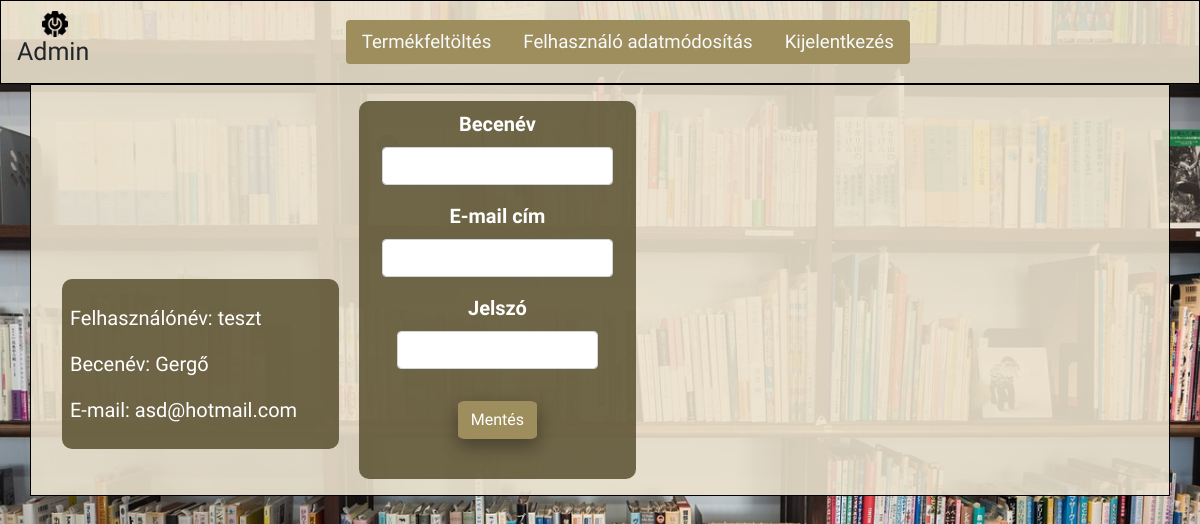
The page /admin/admin_userM.php?id=1 on the database its author committed.
### tables this page shows
CREATE TABLE `adatok` (
  `id` int(9) NOT NULL,
  `user` varchar(100) NOT NULL,
  `becenev` varchar(100) NOT NULL,
  `email` varchar(100) NOT NULL,
  `pwd` varchar(100) NOT NULL
);

### admin/admin_userM.php (the view, shortened to what this page needs)
<!DOCTYPE html>
<html lang="hu">
<head>
<link rel="stylesheet" href="https://cdnjs.cloudflare.com/ajax/libs/twitter-bootstrap/4.5.0/css/bootstrap.min.css">
<link rel="stylesheet" href="https://cdnjs.cloudflare.com/ajax/libs/font-awesome/5.13.0/css/all.min.css">
<link rel="stylesheet" href="../css/style.css">
</head>
<body>
<nav class="navbar">
<div class="logo">
    <img src="settings.png" alt="" margin="auto">
    <h1>Admin</h1>
</div>
<form id="menusor" class="form-inline">
<a class="nav-item nav-link text-light rounded-left" href="admin_termek.php">Termékfeltöltés</a>
    <a class="nav-item nav-link text-light" href="admin_user.php">Felhasználó adatmódosítás</a>
    <a class="nav-item nav-link text-light rounded-right" href="admin_log.php">Kijelentkezés</a>
</form>
</nav>
    <div class="container">
        <div class="row justify-content-center" id="color1">
            <div class="col-12 text-white">
                <?php
                    $con = mysqli_connect(host,user,pwd,dbname);
                    mysqli_query($con, "SET NAMES utf8");
                        if(isset($_GET["id"])){
                            $id = $_GET["id"];
                            $sql = "SELECT * FROM adatok WHERE id='$id'";
                    $result = mysqli_query($con, $sql);
                    while($row = mysqli_fetch_array($result)){
                        $user = $row["user"];
                        $becenev = $row["becenev"];
                        $email = $row["email"];
                            echo "
                            <div id='adatok' class='col-3 d-inline-block m-3 p-2'>
                                <p class='pt-3'>Felhasználónév: ".$user."</p>
                                <p>Becenév: ".$becenev."</p>
                                <p>E-mail: ".$email."</p>
                            </div>
                                ";
                                }
                            }
                ?>
                        <div id="profil" class="col-3 d-inline-block mt-3 mb-3 text-white">
                        <form action="" method="post"  class="form-group  text-center p-2">
                        <div class="form-group ">
                            <label for=""><b>Becenév</b></label>
                            <input type="text" name="becenev" class="form-control">
                        </div>
                        <div class="form-group ">
                            <label for=""><b>E-mail cím</b></label>
                            <input type="email" name="email"  class="form-control ">
                        </div>
                        <div class="form-group col-12 mb-3 mt-3">
                            <label for=""><b>Jelszó</b></label>
                            <input type="password" name="pwd"  class="form-control">
                        </div>
                        <div class="form-group">
                            <button type="submit" name="save" class="btn btn-primary mt-3">Mentés</button>
                        </div>
                        </form>
                        </div>
            </div>
        </div>
    </div>
</body>
</html>

### css/style.css (style rules this page uses)
body, html { height: 100%; }
body { font-family: 'Amiri', serif !important; background-image: url("../img/hatter.jpg"); background-position: center; background-repeat: no-repeat; background-size: cover; background-attachment: fixed; }
nav { background-color: rgba(236, 226, 206, 0.9); font-size: 14pt; border: solid 1px black; }
.logo img { padding-left: 35%; width:70%; height:70%; }
.logo h1 { position: relative; font-size: 25px; }
.nav-item { background-color: rgb(158, 142, 93); border-color: rgb(158, 142, 93); font-size: 14pt; }
#menusor { margin-left: 22% !important; margin-right: auto !important; }
.btn { border-radius: 10%; box-shadow: 0 8px 16px 0 rgba(0,0,0,0.2), 0 6px 20px 0 rgba(0,0,0,0.19); background-color: rgb(158, 142, 93); border-color: rgb(158, 142, 93); }
#color1 { background-color: rgba(236, 226, 206, 0.9); border: solid 1px black; }
#adatok { text-align: left !important; font-family: 'Amiri', serif !important; font-size: 20px; background-color: rgba(97, 87, 56, 0.9); border-radius: 10px; margin-bottom: 10px; max-height: 350px; }
#profil { text-align: left !important; font-family: 'Amiri', serif !important; font-size: 20px; background-color: rgba(97, 87, 56, 0.9); border-radius: 10px; }

### rows shown on the page
adatok: user "teszt", becenev "Gergő", email "asd@hotmail.com"
